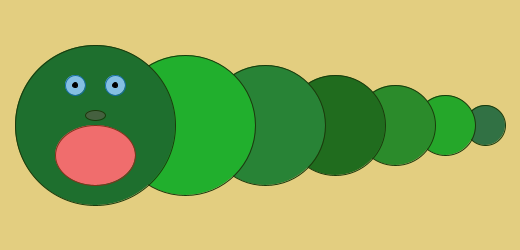
Frame 1 (no input)
Frame 60 (the mouse pressed at the canvas centre just before this capture): identical to frame 1, image omitted
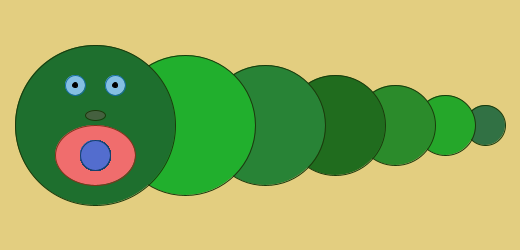
Frame 120 (the mouse held since frame 60 and released just before this capture)

The Processing sketch that drew these frames (run headless with seeded random() and noise(); from frame 60 on, the mouse is pressed at the canvas centre):

// Processing sketch: processing_27576
// ── processing_27576.pde

void setup() {
  size(520,250);/*makes the canvas 520 by 250. I experimented with other sizes and picked this one specifically so that the caterpillar's head will be the same distance from the side of the canvas as the tip of his tail.*/
  background(227,206,128);/*the background is a light yellow that I picked. I learned processing has a color selector in "tools" which is pretty neat.*/
  stroke(26,57,11);// from now on, lines will be a really dark green
  fill(random(30,60),random(90,180),random(30,70));/*I made the caterpillar's color random so it can change each random value has a different range, so each caterpillar is different but always a kind of green. Try running the program a couple times and feeding several hungry caterpillars.*/
  ellipse(485,height/2,40,40);//this is the tip of the tail
  fill(random(30,60),random(90,180),random(30,70));/*This next body segment will be a different green from the last because I told it to re-randomize the colors.*/
  ellipse(445,height/2,60,60);//Also, this body segment overlaps the last one
  fill(random(30,60),random(90,180),random(30,70));
  ellipse(395,height/2,80,80);/*Here, on the third segment, I decided the caterpillar will have seven segments, including his head. I chose seven because it is prime and I like prime numbers.*/
  fill(random(30,60),random(90,180),random(30,70));
  ellipse(335,height/2,100,100);
  fill(random(30,60),random(90,180),random(30,70));
  ellipse(265,height/2,120,120);
  fill(random(30,60),random(90,180),random(30,70));
  ellipse(185,height/2,140,140);
  fill(random(30,60),random(90,180),random(30,70));
  ellipse(95,height/2,160,160); //This last ellipse here is the caterpillar's head.
  //This next part is for the caterpillar's nose.
  fill(random(60,80),random(90,180),random(30,70));/*Colors for the nose will be the same sort of colors as the rest of him but it will be a different random color with slightly different parameters for the red value.*/
  ellipse(95,height/2-10,20,10);//The nose itself is pretty small
  //This next part is for the caterpillar's eyes
  stroke(21,109,162);//picked a dark blue color for the eyes' outline
  fill(133,191,227);/*lighter blue fill for irises/sclerae. Caterpillars don't actually have those things in real life.*/
  ellipse(115,(height/2)-40,20,20);//right eye
  ellipse(75,(height/2)-40,20,20);//left eye
  //I decided the eyes were creepy just being blue so I made pupils
  stroke(0);//black for pupils
  fill(0);//also black for filling in the pupils
  ellipse(115,(height/2)-40,5,5);//right pupil
  ellipse(75,(height/2)-40,5,5);//left pupil
  //Now he needs a mouth so he can eat, so the code from here is for that
  stroke(126,52,27);//red for mouth outline
  fill(240,109,109);//fleshy pink for inside mouth
  ellipse(95,(height/2)+30,80,60);//he is very hungry so his mouth is pretty big
  print("This caterpillar is very hungry!");//Introducing the caterpillar to the user
  print(" Click on him to feed him a blueberry.");//Telling the user what to do
}
void draw (){
  if (mousePressed){//this meansit will activate when they click on the caterpillar
    stroke(21,64,108);//blue outline for the blueberry
    fill(83,109,206);//violet-ish filling
    ellipse(95,(height/2)+30,30,30);//this is the blueberry
  } 
}               
